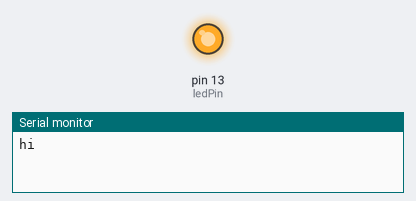
Simulated run of this sketch. Board: Arduino Uno, built with avr-gcc and run on an emulated ATmega328P. Shown: output pins drawn as LEDs (lit = HIGH), the last lines printed to the serial monitor.

Above: at 0.1 s.
At 19.1 s:
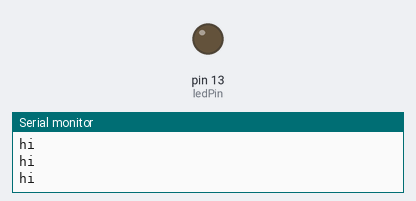
Timing chart, 0 to 20.6 s (numbered marks = the images above):
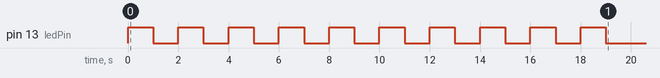

The sketch:

led.ino
```cpp
/*
LED ON and OFF program */


int ledPin= 13;
int i;
void setup() {
   Serial.begin(9600);
 pinMode(ledPin, OUTPUT);
 for(i=0;i<10;i++)
  {
    digitalWrite(ledPin, HIGH);
    Serial.println("hi");
    delay(1000);
    digitalWrite(ledPin, LOW);
     Serial.println("hi");
     delay(1000);
     }

}
 void loop()
{


}
```
